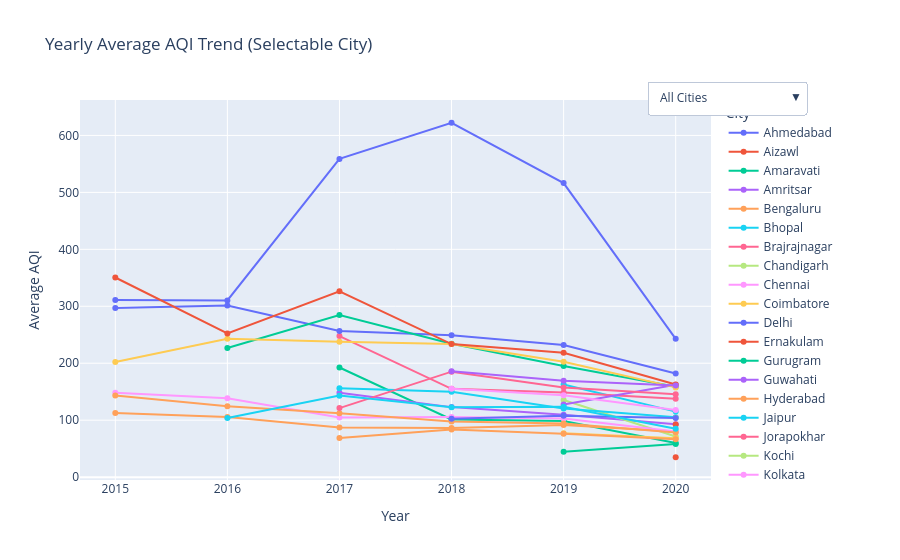

Notebook source saved alongside this figure:
### Markdown cell above
## Yearly Average AQI Trend per City
This line chart shows the **average yearly AQI** for each city from 2015 to 2020. Each line represents one city, and the dropdown allows you to either compare all cities together or focus on a single city’s long-term air-quality trend.

### Code cell
df_year_city_aqi = (
    df.dropna(subset=["AQI"])
      .groupby(["City", "Year"])["AQI"]
      .mean()
      .reset_index()
)

fig = px.line(
    df_year_city_aqi,
    x="Year",
    y="AQI",
    color="City",
    markers=True,
    title="Yearly Average AQI Trend (Selectable City)",
    labels={"AQI": "Average AQI"}
)

cities = df_year_city_aqi["City"].unique()

dropdown_buttons = [
    {
        "label": "All Cities",
        "method": "update",
        "args": [
            {"visible": [True] * len(cities)},
            {"title": "Yearly Average AQI Trend - All Cities"}
        ],
    }
]

for i, city in enumerate(cities):
    visible = [False] * len(cities)
    visible[i] = True  # only this city's line visible
    dropdown_buttons.append(
        {
            "label": city,
            "method": "update",
            "args": [
                {"visible": visible},
                {"title": f"Yearly Average AQI Trend - {city}"}
            ],
        }
    )

fig.update_layout(
    updatemenus=[
        {
            "active": 0,
            "buttons": dropdown_buttons,
            "x": 1.15,
            "y": 1.05
        }
    ]
)

fig.show()

### Figure 1 — Plotly figure (JSON) as saved in the notebook; plotly's stock layout.template omitted (floating-point values rounded to 4 significant figures)
{"data": [{"hovertemplate": "City=Ahmedabad<br>Year=%{x}<br>Average AQI=%{y}<extra></extra>", "legendgroup": "Ahmedabad", "line": {"color": "#636efa", "dash": "solid"}, "marker": {"symbol": "circle"}, "mode": "lines+markers", "name": "Ahmedabad", "orientation": "v", "showlegend": true, "type": "scatter", "x": [2015, 2016, 2017, 2018, 2019, 2020], "xaxis": "x", "y": [311.0, 310.2, 558.8, 622.3, 516.4, 242.8], "yaxis": "y"}, {"hovertemplate": "City=Aizawl<br>Year=%{x}<br>Average AQI=%{y}<extra></extra>", "legendgroup": "Aizawl", "line": {"color": "#EF553B", "dash": "solid"}, "marker": {"symbol": "circle"}, "mode": "lines+markers", "name": "Aizawl", "orientation": "v", "showlegend": true, "type": "scatter", "x": [2020], "xaxis": "x", "y": [34.9], "yaxis": "y"}, {"hovertemplate": "City=Amaravati<br>Year=%{x}<br>Average AQI=%{y}<extra></extra>", "legendgroup": "Amaravati", "line": {"color": "#00cc96", "dash": "solid"}, "marker": {"symbol": "circle"}, "mode": "lines+markers", "name": "Amaravati", "orientation": "v", "showlegend": true, "type": "scatter", "x": [2017, 2018, 2019, 2020], "xaxis": "x", "y": [192.5, 101.4, 98.49, 59.91], "yaxis": "y"}, {"hovertemplate": "City=Amritsar<br>Year=%{x}<br>Average AQI=%{y}<extra></extra>", "legendgroup": "Amritsar", "line": {"color": "#ab63fa", "dash": "solid"}, "marker": {"symbol": "circle"}, "mode": "lines+markers", "name": "Amritsar", "orientation": "v", "showlegend": true, "type": "scatter", "x": [2017, 2018, 2019, 2020], "xaxis": "x", "y": [148.1, 122.9, 109.5, 93.06], "yaxis": "y"}, {"hovertemplate": "City=Bengaluru<br>Year=%{x}<br>Average AQI=%{y}<extra></extra>", "legendgroup": "Bengaluru", "line": {"color": "#FFA15A", "dash": "solid"}, "marker": {"symbol": "circle"}, "mode": "lines+markers", "name": "Bengaluru", "orientation": "v", "showlegend": true, "type": "scatter", "x": [2015, 2016, 2017, 2018, 2019, 2020], "xaxis": "x", "y": [112.6, 105.6, 87.12, 86.31, 91.6, 79.92], "yaxis": "y"}, {"hovertemplate": "City=Bhopal<br>Year=%{x}<br>Average AQI=%{y}<extra></extra>", "legendgroup": "Bhopal", "line": {"color": "#19d3f3", "dash": "solid"}, "marker": {"symbol": "circle"}, "mode": "lines+markers", "name": "Bhopal", "orientation": "v", "showlegend": true, "type": "scatter", "x": [2019, 2020], "xaxis": "x", "y": [162.6, 115.0], "yaxis": "y"}, {"hovertemplate": "City=Brajrajnagar<br>Year=%{x}<br>Average AQI=%{y}<extra></extra>", "legendgroup": "Brajrajnagar", "line": {"color": "#FF6692", "dash": "solid"}, "marker": {"symbol": "circle"}, "mode": "lines+markers", "name": "Brajrajnagar", "orientation": "v", "showlegend": true, "type": "scatter", "x": [2017, 2018, 2019, 2020], "xaxis": "x", "y": [247.6, 155.0, 148.4, 137.6], "yaxis": "y"}, {"hovertemplate": "City=Chandigarh<br>Year=%{x}<br>Average AQI=%{y}<extra></extra>", "legendgroup": "Chandigarh", "line": {"color": "#B6E880", "dash": "solid"}, "marker": {"symbol": "circle"}, "mode": "lines+markers", "name": "Chandigarh", "orientation": "v", "showlegend": true, "type": "scatter", "x": [2019, 2020], "xaxis": "x", "y": [135.5, 71.43], "yaxis": "y"}, {"hovertemplate": "City=Chennai<br>Year=%{x}<br>Average AQI=%{y}<extra></extra>", "legendgroup": "Chennai", "line": {"color": "#FF97FF", "dash": "solid"}, "marker": {"symbol": "circle"}, "mode": "lines+markers", "name": "Chennai", "orientation": "v", "showlegend": true, "type": "scatter", "x": [2015, 2016, 2017, 2018, 2019, 2020], "xaxis": "x", "y": [148.3, 138.6, 104.5, 105.5, 102.9, 80.19], "yaxis": "y"}, {"hovertemplate": "City=Coimbatore<br>Year=%{x}<br>Average AQI=%{y}<extra></extra>", "legendgroup": "Coimbatore", "line": {"color": "#FECB52", "dash": "solid"}, "marker": {"symbol": "circle"}, "mode": "lines+markers", "name": "Coimbatore", "orientation": "v", "showlegend": true, "type": "scatter", "x": [2019, 2020], "xaxis": "x", "y": [77.03, 68.43], "yaxis": "y"}, {"hovertemplate": "City=Delhi<br>Year=%{x}<br>Average AQI=%{y}<extra></extra>", "legendgroup": "Delhi", "line": {"color": "#636efa", "dash": "solid"}, "marker": {"symbol": "circle"}, "mode": "lines+markers", "name": "Delhi", "orientation": "v", "showlegend": true, "type": "scatter", "x": [2015, 2016, 2017, 2018, 2019, 2020], "xaxis": "x", "y": [297.0, 301.4, 256.7, 249.2, 232.1, 182.1], "yaxis": "y"}, {"hovertemplate": "City=Ernakulam<br>Year=%{x}<br>Average AQI=%{y}<extra></extra>", "legendgroup": "Ernakulam", "line": {"color": "#EF553B", "dash": "solid"}, "marker": {"symbol": "circle"}, "mode": "lines+markers", "name": "Ernakulam", "orientation": "v", "showlegend": true, "type": "scatter", "x": [2020], "xaxis": "x", "y": [92.24], "yaxis": "y"}, {"hovertemplate": "City=Gurugram<br>Year=%{x}<br>Average AQI=%{y}<extra></extra>", "legendgroup": "Gurugram", "line": {"color": "#00cc96", "dash": "solid"}, "marker": {"symbol": "circle"}, "mode": "lines+markers", "name": "Gurugram", "orientation": "v", "showlegend": true, "type": "scatter", "x": [2016, 2017, 2018, 2019, 2020], "xaxis": "x", "y": [226.7, 284.7, 234.2, 195.2, 158.7], "yaxis": "y"}, {"hovertemplate": "City=Guwahati<br>Year=%{x}<br>Average AQI=%{y}<extra></extra>", "legendgroup": "Guwahati", "line": {"color": "#ab63fa", "dash": "solid"}, "marker": {"symbol": "circle"}, "mode": "lines+markers", "name": "Guwahati", "orientation": "v", "showlegend": true, "type": "scatter", "x": [2019, 2020], "xaxis": "x", "y": [127.6, 162.2], "yaxis": "y"}, {"hovertemplate": "City=Hyderabad<br>Year=%{x}<br>Average AQI=%{y}<extra></extra>", "legendgroup": "Hyderabad", "line": {"color": "#FFA15A", "dash": "solid"}, "marker": {"symbol": "circle"}, "mode": "lines+markers", "name": "Hyderabad", "orientation": "v", "showlegend": true, "type": "scatter", "x": [2015, 2016, 2017, 2018, 2019, 2020], "xaxis": "x", "y": [143.4, 124.2, 112.3, 97.56, 93.98, 78.34], "yaxis": "y"}, {"hovertemplate": "City=Jaipur<br>Year=%{x}<br>Average AQI=%{y}<extra></extra>", "legendgroup": "Jaipur", "line": {"color": "#19d3f3", "dash": "solid"}, "marker": {"symbol": "circle"}, "mode": "lines+markers", "name": "Jaipur", "orientation": "v", "showlegend": true, "type": "scatter", "x": [2017, 2018, 2019, 2020], "xaxis": "x", "y": [156.1, 150.0, 120.5, 105.3], "yaxis": "y"}, {"hovertemplate": "City=Jorapokhar<br>Year=%{x}<br>Average AQI=%{y}<extra></extra>", "legendgroup": "Jorapokhar", "line": {"color": "#FF6692", "dash": "solid"}, "marker": {"symbol": "circle"}, "mode": "lines+markers", "name": "Jorapokhar", "orientation": "v", "showlegend": true, "type": "scatter", "x": [2017, 2018, 2019, 2020], "xaxis": "x", "y": [121.2, 185.2, 157.6, 145.7], "yaxis": "y"}, {"hovertemplate": "City=Kochi<br>Year=%{x}<br>Average AQI=%{y}<extra></extra>", "legendgroup": "Kochi", "line": {"color": "#B6E880", "dash": "solid"}, "marker": {"symbol": "circle"}, "mode": "lines+markers", "name": "Kochi", "orientation": "v", "showlegend": true, "type": "scatter", "x": [2020], "xaxis": "x", "y": [104.3], "yaxis": "y"}, {"hovertemplate": "City=Kolkata<br>Year=%{x}<br>Average AQI=%{y}<extra></extra>", "legendgroup": "Kolkata", "line": {"color": "#FF97FF", "dash": "solid"}, "marker": {"symbol": "circle"}, "mode": "lines+markers", "name": "Kolkata", "orientation": "v", "showlegend": true, "type": "scatter", "x": [2018, 2019, 2020], "xaxis": "x", "y": [155.3, 143.9, 117.7], "yaxis": "y"}, {"hovertemplate": "City=Lucknow<br>Year=%{x}<br>Average AQI=%{y}<extra></extra>", "legendgroup": "Lucknow", "line": {"color": "#FECB52", "dash": "solid"}, "marker": {"symbol": "circle"}, "mode": "lines+markers", "name": "Lucknow", "orientation": "v", "showlegend": true, "type": "scatter", "x": [2015, 2016, 2017, 2018, 2019, 2020], "xaxis": "x", "y": [202.2, 243.0, 237.6, 233.8, 202.6, 157.6], "yaxis": "y"}, {"hovertemplate": "City=Mumbai<br>Year=%{x}<br>Average AQI=%{y}<extra></extra>", "legendgroup": "Mumbai", "line": {"color": "#636efa", "dash": "solid"}, "marker": {"symbol": "circle"}, "mode": "lines+markers", "name": "Mumbai", "orientation": "v", "showlegend": true, "type": "scatter", "x": [2018, 2019, 2020], "xaxis": "x", "y": [102.6, 108.0, 103.8], "yaxis": "y"}, {"hovertemplate": "City=Patna<br>Year=%{x}<br>Average AQI=%{y}<extra></extra>", "legendgroup": "Patna", "line": {"color": "#EF553B", "dash": "solid"}, "marker": {"symbol": "circle"}, "mode": "lines+markers", "name": "Patna", "orientation": "v", "showlegend": true, "type": "scatter", "x": [2015, 2016, 2017, 2018, 2019, 2020], "xaxis": "x", "y": [350.6, 252.3, 326.4, 233.6, 218.3, 162.6], "yaxis": "y"}, {"hovertemplate": "City=Shillong<br>Year=%{x}<br>Average AQI=%{y}<extra></extra>", "legendgroup": "Shillong", "line": {"color": "#00cc96", "dash": "solid"}, "marker": {"symbol": "circle"}, "mode": "lines+markers", "name": "Shillong", "orientation": "v", "showlegend": true, "type": "scatter", "x": [2019, 2020], "xaxis": "x", "y": [44.48, 58.17], "yaxis": "y"}, {"hovertemplate": "City=Talcher<br>Year=%{x}<br>Average AQI=%{y}<extra></extra>", "legendgroup": "Talcher", "line": {"color": "#ab63fa", "dash": "solid"}, "marker": {"symbol": "circle"}, "mode": "lines+markers", "name": "Talcher", "orientation": "v", "showlegend": true, "type": "scatter", "x": [2018, 2019, 2020], "xaxis": "x", "y": [185.7, 169.0, 161.1], "yaxis": "y"}, {"hovertemplate": "City=Thiruvananthapuram<br>Year=%{x}<br>Average AQI=%{y}<extra></extra>", "legendgroup": "Thiruvananthapuram", "line": {"color": "#FFA15A", "dash": "solid"}, "marker": {"symbol": "circle"}, "mode": "lines+markers", "name": "Thiruvananthapuram", "orientation": "v", "showlegend": true, "type": "scatter", "x": [2017, 2018, 2019, 2020], "xaxis": "x", "y": [68.61, 83.46, 76.24, 66.6], "yaxis": "y"}, {"hovertemplate": "City=Visakhapatnam<br>Year=%{x}<br>Average AQI=%{y}<extra></extra>", "legendgroup": "Visakhapatnam", "line": {"color": "#19d3f3", "dash": "solid"}, "marker": {"symbol": "circle"}, "mode": "lines+markers", "name": "Visakhapatnam", "orientation": "v", "showlegend": true, "type": "scatter", "x": [2016, 2017, 2018, 2019, 2020], "xaxis": "x", "y": [104.0, 143.1, 122.8, 123.4, 84.88], "yaxis": "y"}], "layout": {"legend": {"title": {"text": "City"}, "tracegroupgap": 0}, "title": {"text": "Yearly Average AQI Trend (Selectable City)"}, "updatemenus": [{"active": 0, "buttons": [{"args": [{"visible": [true, true, true, true, true, true, true, true, true, true, true, true, true, true, true, true, true, true, true, true, true, true, true, true, true, true]}, {"title": "Yearly Average AQI Trend - All Cities"}], "label": "All Cities", "method": "update"}, {"args": [{"visible": [true, false, false, false, false, false, false, false, false, false, false, false, false, false, false, false, false, false, false, false, false, false, false, false, false, false]}, {"title": "Yearly Average AQI Trend - Ahmedabad"}], "label": "Ahmedabad", "method": "update"}, {"args": [{"visible": [false, true, false, false, false, false, false, false, false, false, false, false, false, false, false, false, false, false, false, false, false, false, false, false, false, false]}, {"title": "Yearly Average AQI Trend - Aizawl"}], "label": "Aizawl", "method": "update"}, {"args": [{"visible": [false, false, true, false, false, false, false, false, false, false, false, false, false, false, false, false, false, false, false, false, false, false, false, false, false, false]}, {"title": "Yearly Average AQI Trend - Amaravati"}], "label": "Amaravati", "method": "update"}, {"args": [{"visible": [false, false, false, true, false, false, false, false, false, false, false, false, false, false, false, false, false, false, false, false, false, false, false, false, false, false]}, {"title": "Yearly Average AQI Trend - Amritsar"}], "label": "Amritsar", "method": "update"}, {"args": [{"visible": [false, false, false, false, true, false, false, false, false, false, false, false, false, false, false, false, false, false, false, false, false, false, false, false, false, false]}, {"title": "Yearly Average AQI Trend - Bengaluru"}], "label": "Bengaluru", "method": "update"}, {"args": [{"visible": [false, false, false, false, false, true, false, false, false, false, false, false, false, false, false, false, false, false, false, false, false, false, false, false, false, false]}, {"title": "Yearly Average AQI Trend - Bhopal"}], "label": "Bhopal", "method": "update"}, {"args": [{"visible": [false, false, false, false, false, false, true, false, false, false, false, false, false, false, false, false, false, false, false, false, false, false, false, false, false, false]}, {"title": "Yearly Average AQI Trend - Brajrajnagar"}], "label": "Brajrajnagar", "method": "update"}, {"args": [{"visible": [false, false, false, false, false, false, false, true, false, false, false, false, false, false, false, false, false, false, false, false, false, false, false, false, false, false]}, {"title": "Yearly Average AQI Trend - Chandigarh"}], "label": "Chandigarh", "method": "update"}, {"args": [{"visible": [false, false, false, false, false, false, false, false, true, false, false, false, false, false, false, false, false, false, false, false, false, false, false, false, false, false]}, {"title": "Yearly Average AQI Trend - Chennai"}], "label": "Chennai", "method": "update"}, {"args": [{"visible": [false, false, false, false, false, false, false, false, false, true, false, false, false, false, false, false, false, false, false, false, false, false, false, false, false, false]}, {"title": "Yearly Average AQI Trend - Coimbatore"}], "label": "Coimbatore", "method": "update"}, {"args": [{"visible": [false, false, false, false, false, false, false, false, false, false, true, false, false, false, false, false, false, false, false, false, false, false, false, false, false, false]}, {"title": "Yearly Average AQI Trend - Delhi"}], "label": "Delhi", "method": "update"}, {"args": [{"visible": [false, false, false, false, false, false, false, false, false, false, false, true, false, false, false, false, false, false, false, false, false, false, false, false, false, false]}, {"title": "Yearly Average AQI Trend - Ernakulam"}], "label": "Ernakulam", "method": "update"}, {"args": [{"visible": [false, false, false, false, false, false, false, false, false, false, false, false, true, false, false, false, false, false, false, false, false, false, false, false, false, false]}, {"title": "Yearly Average AQI Trend - Gurugram"}], "label": "Gurugram", "method": "update"}, {"args": [{"visible": [false, false, false, false, false, false, false, false, false, false, false, false, false, true, false, false, false, false, false, false, false, false, false, false, false, false]}, {"title": "Yearly Average AQI Trend - Guwahati"}], "label": "Guwahati", "method": "update"}, {"args": [{"visible": [false, false, false, false, false, false, false, false, false, false, false, false, false, false, true, false, false, false, false, false, false, false, false, false, false, false]}, {"title": "Yearly Average AQI Trend - Hyderabad"}], "label": "Hyderabad", "method": "update"}, {"args": [{"visible": [false, false, false, false, false, false, false, false, false, false, false, false, false, false, false, true, false, false, false, false, false, false, false, false, false, false]}, {"title": "Yearly Average AQI Trend - Jaipur"}], "label": "Jaipur", "method": "update"}, {"args": [{"visible": [false, false, false, false, false, false, false, false, false, false, false, false, false, false, false, false, true, false, false, false, false, false, false, false, false, false]}, {"title": "Yearly Average AQI Trend - Jorapokhar"}], "label": "Jorapokhar", "method": "update"}, {"args": [{"visible": [false, false, false, false, false, false, false, false, false, false, false, false, false, false, false, false, false, true, false, false, false, false, false, false, false, false]}, {"title": "Yearly Average AQI Trend - Kochi"}], "label": "Kochi", "method": "update"}, {"args": [{"visible": [false, false, false, false, false, false, false, false, false, false, false, false, false, false, false, false, false, false, true, false, false, false, false, false, false, false]}, {"title": "Yearly Average AQI Trend - Kolkata"}], "label": "Kolkata", "method": "update"}, {"args": [{"visible": [false, false, false, false, false, false, false, false, false, false, false, false, false, false, false, false, false, false, false, true, false, false, false, false, false, false]}, {"title": "Yearly Average AQI Trend - Lucknow"}], "label": "Lucknow", "method": "update"}, {"args": [{"visible": [false, false, false, false, false, false, false, false, false, false, false, false, false, false, false, false, false, false, false, false, true, false, false, false, false, false]}, {"title": "Yearly Average AQI Trend - Mumbai"}], "label": "Mumbai", "method": "update"}, {"args": [{"visible": [false, false, false, false, false, false, false, false, false, false, false, false, false, false, false, false, false, false, false, false, false, true, false, false, false, false]}, {"title": "Yearly Average AQI Trend - Patna"}], "label": "Patna", "method": "update"}, {"args": [{"visible": [false, false, false, false, false, false, false, false, false, false, false, false, false, false, false, false, false, false, false, false, false, false, true, false, false, false]}, {"title": "Yearly Average AQI Trend - Shillong"}], "label": "Shillong", "method": "update"}, {"args": [{"visible": [false, false, false, false, false, false, false, false, false, false, false, false, false, false, false, false, false, false, false, false, false, false, false, true, false, false]}, {"title": "Yearly Average AQI Trend - Talcher"}], "label": "Talcher", "method": "update"}, {"args": [{"visible": [false, false, false, false, false, false, false, false, false, false, false, false, false, false, false, false, false, false, false, false, false, false, false, false, true, false]}, {"title": "Yearly Average AQI Trend - Thiruvananthapuram"}], "label": "Thiruvananthapuram", "method": "update"}, {"args": [{"visible": [false, false, false, false, false, false, false, false, false, false, false, false, false, false, false, false, false, false, false, false, false, false, false, false, false, true]}, {"title": "Yearly Average AQI Trend - Visakhapatnam"}], "label": "Visakhapatnam", "method": "update"}], "x": 1.15, "y": 1.05}], "xaxis": {"anchor": "y", "domain": [0, 1], "title": {"text": "Year"}}, "yaxis": {"anchor": "x", "domain": [0, 1], "title": {"text": "Average AQI"}}}}
